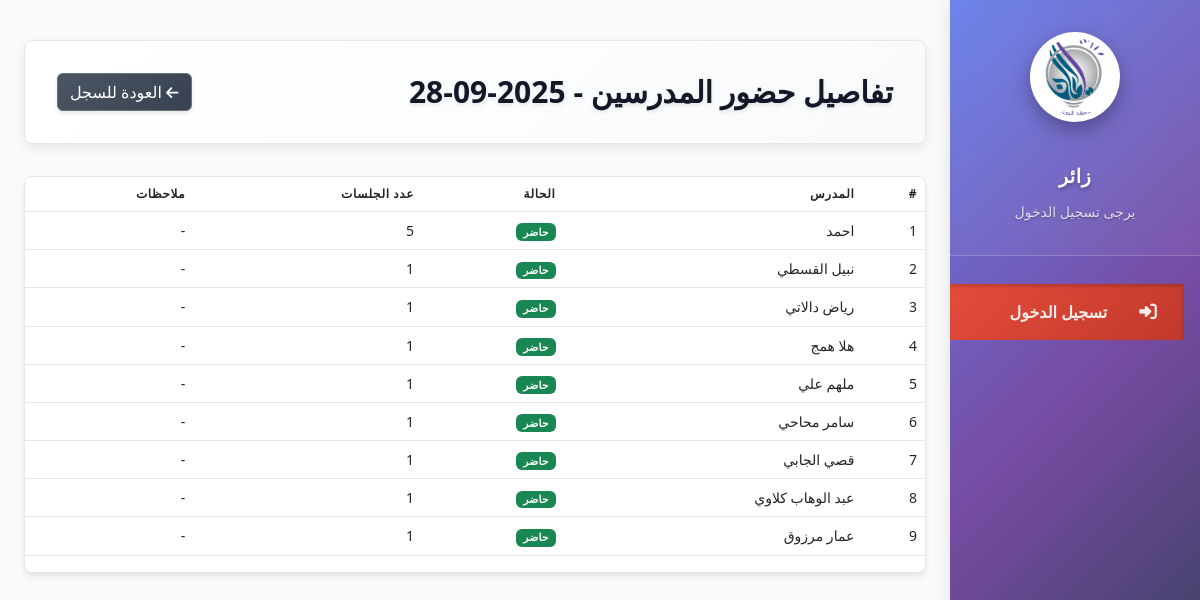
Screenshot of /attendance/teacher-attendance/detail/2025-09-28/ with the database file from the repository.
### attendance/models.py (models this page shows, shortened)
class TeacherAttendance(models.Model):
    class Status(models.TextChoices):
        PRESENT = 'present', 'حاضر'
        ABSENT = 'absent', 'غائب'
        LATE = 'late', 'متأخر'
        PERMISSION = 'permission', 'إذن'
    teacher = models.ForeignKey(Teacher, on_delete=models.CASCADE, verbose_name='المدرس')
    date = models.DateField(default=timezone.now, verbose_name='التاريخ')
    status = models.CharField(max_length=10, choices=Status.choices, default=Status.PRESENT, verbose_name='الحالة')
    session_count = models.PositiveIntegerField(default=1, verbose_name='عدد الجلسات', help_text='عدد الجلسات التي قام بها المدرس اليوم')
    notes = models.TextField(blank=True, null=True, verbose_name='ملاحظات')
    class Meta:
        verbose_name = 'حضور مدرس'
        verbose_name_plural = 'سجل حضور المدرسين'
        unique_together = ('teacher', 'date')  # منع تكرار تسجيل نفس المدرس في نفس اليوم

### employ/models.py (models this page shows, shortened)
class Teacher(models.Model):
    class BranchChoices(models.TextChoices):
        LITERARY = 'أدبي', 'أدبي'
        SCIENTIFIC = 'علمي', 'علمي'
        NINTH_GRADE = 'تاسع', 'الصف التاسع'
    full_name = models.CharField(
        max_length=100,
        verbose_name='الاسم الكامل',
        validators=[MinLengthValidator(3)]
    )
    phone_number = models.CharField(
        max_length=20,
        verbose_name='رقم الهاتف',
        validators=[MinLengthValidator(8)]
    )
    branches = models.CharField(
        max_length=100,
        verbose_name='الفروع',
        help_text='الفروع التي يدرّسها المدرّس مفصولة بفاصلة'
    )
    hire_date = models.DateField(default=date.today, verbose_name='تاريخ التعيين')
    notes = models.TextField(blank=True, null=True, verbose_name='ملاحظات')
    hourly_rate = models.DecimalField(
        max_digits=10,
        decimal_places=2,
        null=True,
        blank=True,
        default=Decimal('0.00'),
        verbose_name='أجر الساعة',
        help_text='الأجر عن كل حصة دراسية'
    )
    monthly_salary = models.DecimalField(
        max_digits=10,
        decimal_places=2,
        null=True,
        blank=True,
        default=Decimal('0.00'),
        verbose_name='راتب شهري ثابت',
        help_text='يستخدم مع نوع الراتب الشهري أو المختلط'
    )
    salary_type = models.CharField(
        max_length=20,
        choices=[
            ('hourly', 'ساعي'),
            ('monthly', 'شهري ثابت'),
            ('mixed', 'مختلط (شهري + ساعي)')
        ],
        default='hourly',
        verbose_name='نوع الراتب'
    )
    created_at = models.DateTimeField(auto_now_add=True)
    updated_at = models.DateTimeField(auto_now=True)
    class Meta:
        verbose_name = 'مدرّس'
        verbose_name_plural = 'مدرّسون'
        ordering = ['-created_at']

### attendance/views.py (the view)
# urls.py: path('teacher-attendance/detail/<str:date>/', views.TeacherAttendanceDetailView.as_view(), name='teacher_attendance_detail'),
class TeacherAttendanceDetailView(ListView):
    model = TeacherAttendance
    template_name = 'attendance/teacher_attendance_detail.html'
    context_object_name = 'attendances'
    def get_queryset(self):
        date = self.kwargs.get('date')
        return TeacherAttendance.objects.filter(date=date).select_related('teacher')
    def get_context_data(self, **kwargs):
        context = super().get_context_data(**kwargs)
        context['date'] = self.kwargs.get('date')
        return context

### employ/context_processors.py (called while the page is built, shortened)
def employee_data(request):
    return {}

### templates/attendance/teacher_attendance_detail.html (shortened to what this page needs)
{% extends "base.html" %}
{% load static %}
{% block content %}
<div class="module-header">
    <h2>تفاصيل حضور المدرسين - {{ date }}</h2>
    <div class="header-actions">
        <a href="{% url 'attendance:teacher_attendance' %}" class="btn btn-secondary">
            <i class="fas fa-arrow-left"></i> العودة للسجل
        </a>
    </div>
</div>
<div class="table-container">
    <table class="table">
        <thead>
            <tr>
                <th>#</th>
                <th>المدرس</th>
                <th>الحالة</th>
                <th>عدد الجلسات</th>
                <th>ملاحظات</th>
            </tr>
        </thead>
        <tbody>
            {% for attendance in attendances %}
            <tr>
                <td>{{ forloop.counter }}</td>
                <td>{{ attendance.teacher.full_name }}</td>
                <td>
                    <span class="badge
                        {% if attendance.status == 'present' %}bg-success
                        {% elif attendance.status == 'absent' %}bg-danger
                        {% elif attendance.status == 'late' %}bg-warning
                        {% else %}bg-secondary{% endif %}">
                        {{ attendance.get_status_display }}
                    </span>
                </td>
                <td>{{ attendance.session_count }}</td>
                <td>{{ attendance.notes|default:"-" }}</td>
            </tr>
            {% empty %}
            <tr>
                <td colspan="5" class="text-center">لا توجد سجلات حضور لهذا التاريخ</td>
            </tr>
            {% endfor %}
        </tbody>
    </table>
</div>
{% endblock %}

### static/css/main.css (style rules this page uses)
:root { --primary-color: #3498db; --secondary-color: #2ecc71; --danger-color: #e74c3c; --warning-color: #f39c12; --info-color: #1abc9c; --dark-color: #4d6883; --light-color: #ecf0f1; --white: #ffffff; --black: #2c3e50; --gray: #95a5a6; --border-radius: 8px; --box-shadow: 0 2px 10px rgba(0, 0, 0, 0.1); --transition: all 0.3s ease; --sidebar-width: 250px; --sidebar-collapsed-width: 70px; --sidebar-transition: all 0.4s cubic-bezier(0.4, 0, 0.2, 1); }
* { margin: 0; padding: 0; box-sizing: border-box; }
html { scroll-behavior: smooth; }
body { font-family: 'Tajawal', sans-serif; background-image: url('../img/back.png'); color: var(--black); direction: rtl; line-height: 1.6; }
a { text-decoration: none; color: var(--primary-color); }
.btn { display: inline-flex; align-items: center; justify-content: center; padding: 0.5rem 1rem; border-radius: var(--border-radius); font-weight: 500; cursor: pointer; transition: var(--transition); border: none; font-size: 0.9rem; gap: 0.5rem; }
.btn i { font-size: 0.9rem; }
.btn-secondary { background-color: var(--secondary-color); color: var(--white); }
.module-header { display: flex; justify-content: space-between; align-items: center; margin-bottom: 1.5rem; padding: 1rem; background: var(--white); border-radius: var(--border-radius); box-shadow: var(--box-shadow); }
.module-header h2 { color: var(--dark-color); margin: 0; }
.header-actions { display: flex; gap: 0.5rem; }
.table-container { background-color: var(--white); border-radius: var(--border-radius); box-shadow: var(--box-shadow); overflow-x: auto; margin-bottom: 2rem; }
.table { width: 100%; border-collapse: collapse; }
.table th, .table td { padding: 0.8rem 1rem; text-align: right; }
.table th { background-color: #f8f9fa; font-weight: 700; color: var(--dark-color); border-bottom: 2px solid #eee; }
.table td { border-bottom: 1px solid #eee; }
.badge { display: inline-block; padding: 0.25em 0.4em; font-size: 75%; font-weight: 700; line-height: 1; text-align: center; white-space: nowrap; vertical-align: baseline; border-radius: 0.25rem; }
.bg-success { background-color: var(--secondary-color) !important; }

### rows the page displays
TeacherAttendance: teacher.full_name "احمد", status "حاضر", session_count "5", notes "-"
TeacherAttendance: teacher.full_name "نبيل القسطي", status "حاضر", session_count "1", notes "-"
TeacherAttendance: teacher.full_name "رياض دالاتي", status "حاضر", session_count "1", notes "-"
TeacherAttendance: teacher.full_name "هلا همج", status "حاضر", session_count "1", notes "-"
TeacherAttendance: teacher.full_name "ملهم علي", status "حاضر", session_count "1", notes "-"
TeacherAttendance: teacher.full_name "سامر محاحي", status "حاضر", session_count "1", notes "-"
TeacherAttendance: teacher.full_name "قصي الجابي", status "حاضر", session_count "1", notes "-"
TeacherAttendance: teacher.full_name "عبد الوهاب كلاوي", status "حاضر", session_count "1", notes "-"
TeacherAttendance: teacher.full_name "عمار مرزوق", status "حاضر", session_count "1", notes "-"

### other values shown
{{ date }} "2025-09-28"
